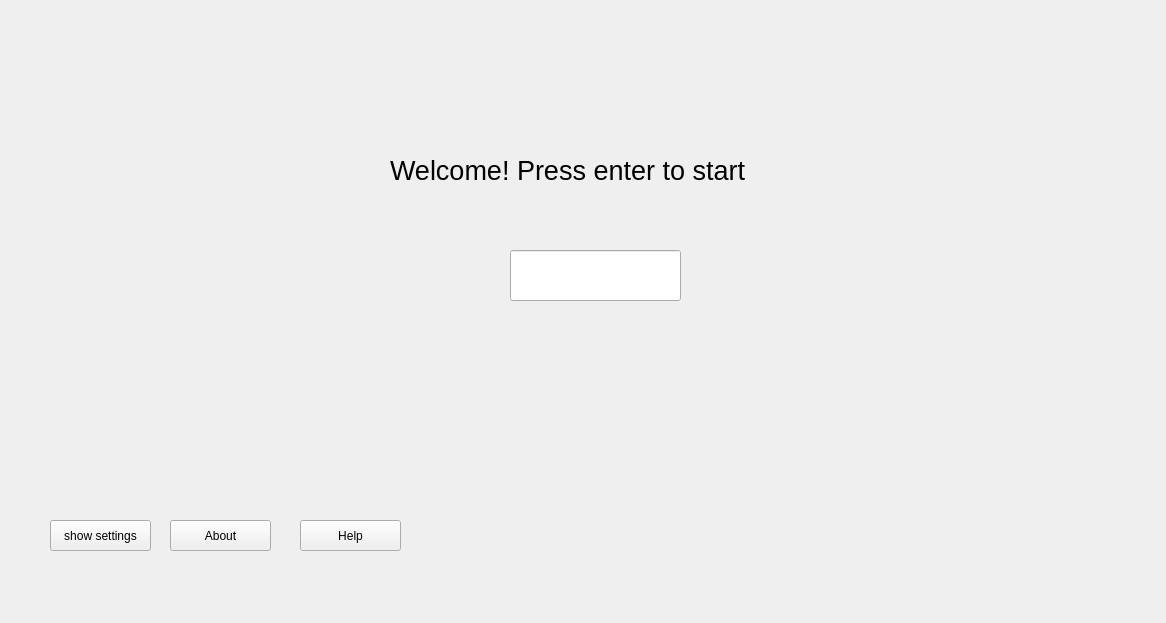
<?xml version="1.0" encoding="UTF-8"?>
<ui version="4.0">
 <class>Form</class>
 <widget class="QWidget" name="Form">
   <property name="geometry">
   <rect>
    <x>0</x>
    <y>0</y>
    <width>1166</width>
    <height>623</height>
   </rect>
  </property>
  <property name="windowTitle">
   <string>Form</string>
  </property>
  <widget class="QLabel" name="label">
   <property name="geometry">
    <rect>
     <x>390</x>
     <y>120</y>
     <width>441</width>
     <height>101</height>
    </rect>
   </property>
   <property name="font">
    <font>
     <pointsize>20</pointsize>
    </font>
   </property>
   <property name="text">
    <string>Welcome! Press enter to start</string>
   </property>
  </widget>
  <widget class="QLineEdit" name="enter_box">
   <property name="geometry">
    <rect>
     <x>510</x>
     <y>250</y>
     <width>171</width>
     <height>51</height>
    </rect>
   </property>
   <property name="font">
    <font>
     <pointsize>20</pointsize>
    </font>
   </property>
  </widget>
  <widget class="QPushButton" name="pushButton">
   <property name="geometry">
    <rect>
     <x>50</x>
     <y>520</y>
     <width>101</width>
     <height>31</height>
    </rect>
   </property>
   <property name="text">
    <string>show settings</string>
   </property>
  </widget>
  <widget class="QPushButton" name="pushButton_2">
   <property name="geometry">
    <rect>
     <x>170</x>
     <y>520</y>
     <width>101</width>
     <height>31</height>
    </rect>
   </property>
   <property name="text">
    <string>About</string>
   </property>
  </widget>
  <widget class="QPushButton" name="pushButton_3">
   <property name="geometry">
    <rect>
     <x>300</x>
     <y>520</y>
     <width>101</width>
     <height>31</height>
    </rect>
   </property>
   <property name="text">
    <string>Help</string>
   </property>
  </widget>
 </widget>
 <resources/>
 <connections/>
</ui>
